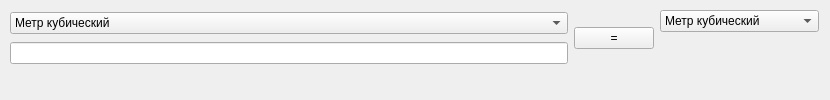
<?xml version="1.0" encoding="UTF-8"?>
<ui version="4.0">
 <class>Form</class>
 <widget class="QWidget" name="Form">
  <property name="geometry">
   <rect>
    <x>0</x>
    <y>0</y>
    <width>830</width>
    <height>100</height>
   </rect>
  </property>
  <property name="windowTitle">
   <string>Form</string>
  </property>
  <widget class="QWidget" name="layoutWidget_2">
   <property name="geometry">
    <rect>
     <x>10</x>
     <y>10</y>
     <width>809</width>
     <height>57</height>
    </rect>
   </property>
   <layout class="QHBoxLayout" name="horizontalLayout_3">
    <item>
     <layout class="QVBoxLayout" name="verticalLayout">
      <item>
       <widget class="QComboBox" name="input_step">
        <item>
         <property name="text">
          <string>Метр кубический</string>
         </property>
        </item>
        <item>
         <property name="text">
          <string>Литр</string>
         </property>
        </item>
        <item>
         <property name="text">
          <string>Сантиметр кубический</string>
         </property>
        </item>
        <item>
         <property name="text">
          <string>Пинта британская</string>
         </property>
        </item>
        <item>
         <property name="text">
          <string>Пинта американская</string>
         </property>
        </item>
        <item>
         <property name="text">
          <string>Ведро</string>
         </property>
        </item>
        <item>
         <property name="text">
          <string>Бочка</string>
         </property>
        </item>
        <item>
         <property name="text">
          <string>Баррель</string>
         </property>
        </item>
        <item>
         <property name="text">
          <string>Дюйм кубический</string>
         </property>
        </item>
       </widget>
      </item>
      <item>
       <layout class="QHBoxLayout" name="horizontalLayout">
        <item>
         <widget class="QLineEdit" name="input"/>
        </item>
       </layout>
      </item>
     </layout>
    </item>
    <item>
     <widget class="QPushButton" name="res">
      <property name="text">
       <string>=</string>
      </property>
     </widget>
    </item>
    <item>
     <layout class="QVBoxLayout" name="verticalLayout_2">
      <item>
       <widget class="QComboBox" name="output_step">
        <item>
         <property name="text">
          <string>Метр кубический</string>
         </property>
        </item>
        <item>
         <property name="text">
          <string>Литр</string>
         </property>
        </item>
        <item>
         <property name="text">
          <string>Сантиметр кубический</string>
         </property>
        </item>
        <item>
         <property name="text">
          <string>Пинта британская</string>
         </property>
        </item>
        <item>
         <property name="text">
          <string>Пинта американская</string>
         </property>
        </item>
        <item>
         <property name="text">
          <string>Ведро</string>
         </property>
        </item>
        <item>
         <property name="text">
          <string>Бочка</string>
         </property>
        </item>
        <item>
         <property name="text">
          <string>Баррель</string>
         </property>
        </item>
        <item>
         <property name="text">
          <string>Дюйм кубический</string>
         </property>
        </item>
       </widget>
      </item>
      <item>
       <widget class="QLabel" name="output">
        <property name="text">
         <string/>
        </property>
       </widget>
      </item>
     </layout>
    </item>
   </layout>
  </widget>
 </widget>
 <resources/>
 <connections/>
</ui>
